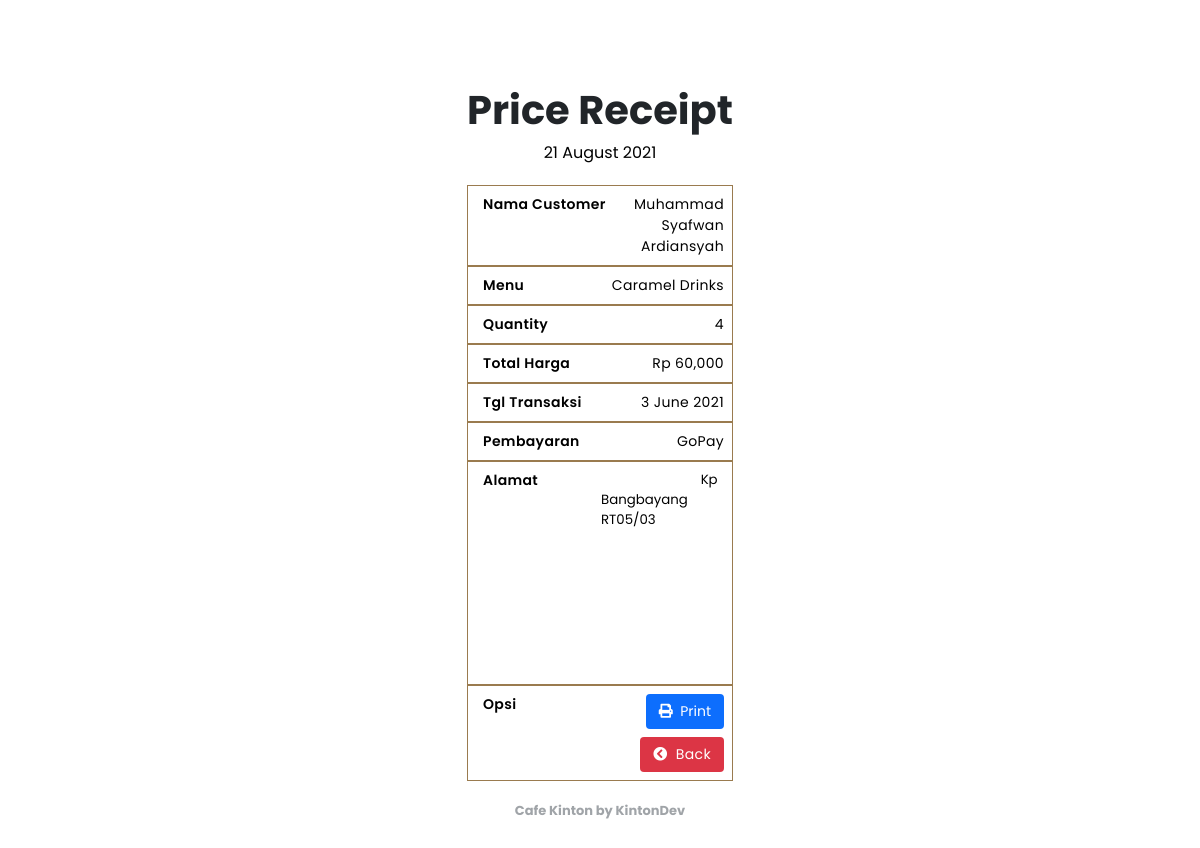
The app's page /checkout/payment.php?id=7 (signed in) with its own data.
### tables this page shows
CREATE TABLE `tbl_order` (
  `id` int(11) NOT NULL,
  `id_user` int(11) NOT NULL,
  `id_product` int(11) NOT NULL,
  `nama_product` varchar(200) NOT NULL,
  `harga_satuan` varchar(200) NOT NULL,
  `nama_customer` varchar(200) NOT NULL,
  `alamat` text NOT NULL,
  `quantity` int(11) NOT NULL,
  `total_harga` int(11) NOT NULL,
  `payment_method` varchar(200) NOT NULL,
  `tgl_transaksi` varchar(200) NOT NULL
);

### config/config.php (called while the page is built, shortened)
<?php
$hostname = "localhost";
$username = "root";
$password = "";
$database = "db_cafe";
$koneksi = mysqli_connect($hostname, $username, $password, $database);
function queryTransaction($queryTransaction) {
    global $koneksi;
    $hasil = mysqli_query($koneksi, $queryTransaction);
    $tampungBaris = [];
    while($baris = mysqli_fetch_assoc($hasil)) {
        $tampungBaris[] = $baris;
    }
    return $tampungBaris;
}
?>

### checkout/payment.php (the view, shortened to what this page needs)
<?php
require '../config/config.php';
$idTransaction = $_GET['id'];
$queryTransaction = queryTransaction("SELECT * FROM tbl_order WHERE id = $idTransaction");
?>
<!DOCTYPE html>
<html lang="en">
<head>
    <link rel="stylesheet" href="https://cdnjs.cloudflare.com/ajax/libs/font-awesome/5.15.3/css/all.min.css" />
    <link rel="stylesheet" href="../css/payment.css?v=<?php echo time(); ?>">
</head>
<body>
<section class="tabel">
    <div class="table-container">
        <h1 class="heading">Price Receipt</h1>
        <p class="date"><?php echo date("j F Y"); ?></p>
        <table class="table">
            <tbody>
                <?php foreach($queryTransaction as $dataTransaction) : ?>
                <tr>
                    <td data-label="Nama Customer"><?= $dataTransaction['nama_customer']; ?></td>
                    <td data-label="Menu"><?= $dataTransaction['nama_product']; ?></td>
                    <td data-label="Quantity"><?= $dataTransaction['quantity']; ?></td>
                    <td data-label="Total Harga">Rp <?= number_format($dataTransaction['total_harga']); ?></td>
                    <td data-label="Tgl Transaksi"><?= $dataTransaction['tgl_transaksi']; ?></td>
                    <td data-label="Pembayaran"><?= $dataTransaction['payment_method']; ?></td>
                    <td data-label="Alamat">
                        <textarea disabled>
                            <?= $dataTransaction['alamat']; ?>
                        </textarea>
                    </td>
                    <td data-label="Opsi" id="opsi">
                        <button onclick="window.print()" class="btn-print"><i class="fas fa-print"></i>&nbsp;&nbsp;Print</button>
                        <a href="../user/transaction.php" class="btn-back"><i class="fas fa-chevron-circle-left"></i>&nbsp;&nbsp;Back</a>
                    </td>
                </tr>
                <?php endforeach; ?>
            </tbody>
        </table>
        <h5>Cafe Kinton by KintonDev</h5>
    </div>
</section>
</body>
</html>

### css/payment.css (style rules this page uses)
body { font-family: 'Poppins', sans-serif; margin: 0; padding: 0; user-select: none; }
.tabel { display: flex; justify-content: center; align-items: center; margin-top: 120px; }
.table-container { padding: 0 10%; }
.heading { font-size: 40px; text-align: center; margin-bottom: 40px; color: #212529; margin-block-end: 0em; }
p.date { text-align: center; margin-top: 0px; margin-bottom: 20px; }
.table { width: 100%; border-collapse: collapse; }
.table tbody tr td { font-size: 14px; letter-spacing: 0.35px; font-weight: normal; padding: 8px; text-align: center; border: .5px solid #9A7B4F; }
textarea { width: 453px; height: 192px; resize: none; outline: none; background: #fff; border: none; color: #000; font-family: 'Poppins', sans-serif; }
.table tbody tr td .btn-print { text-decoration: none; color: #fff; line-height: 1.5; padding: 6px 12px; border: 1px solid transparent; border-radius: .25rem; display: inline-block; background-color: #0d6efd; font-weight: medium; text-align: center; vertical-align: middle; user-select: none; font-size: 14px; font-family: 'Poppins', sans-serif; cursor: pointer; }
.table tbody tr td .btn-back { text-decoration: none; color: #fff; line-height: 1.5; padding: 6px 12px; border: 1px solid transparent; border-radius: .25rem; display: inline-block; background-color: #dc3545; font-weight: medium; text-align: center; vertical-align: middle; margin-top: 8px; user-select: none; }
h5 { font-size: 15px; text-align: center; color: #a0a4a8; }
@media (max-width: 1390px) { * { box-sizing: border-box; margin: 0; padding: 0; } }
@media (max-width: 1390px) { .tabel { margin-top: 80px; margin-bottom: 40px; } }
@media (max-width: 1390px) { .table, .table tbody, .table tr, .table td { display: block; width: 100%; } }
@media (max-width: 1390px) { .table tr { margin-bottom: 20px; } }
@media (max-width: 1390px) { .table tbody tr td { text-align: right; padding-left: 50%; position: relative; } }
@media (max-width: 1390px) { textarea { width: 125px; height: 200px; } }
@media (max-width: 1390px) { .table td::before { content: attr(data-label); position: absolute; left: 0; width: 50%; padding-left: 15px; font-weight: 600; font-size: 14px; text-align: left; } }
@media (max-width: 1390px) { h5 { font-size: 13px; } }

### records on screen
tbl_order: nama_customer "Muhammad Syafwan Ardiansyah", nama_product "Caramel Drinks", quantity "4", total_harga "60,000", tgl_transaksi "3 June 2021", payment_method "GoPay", alamat "Kp Bangbayang RT05/03"
